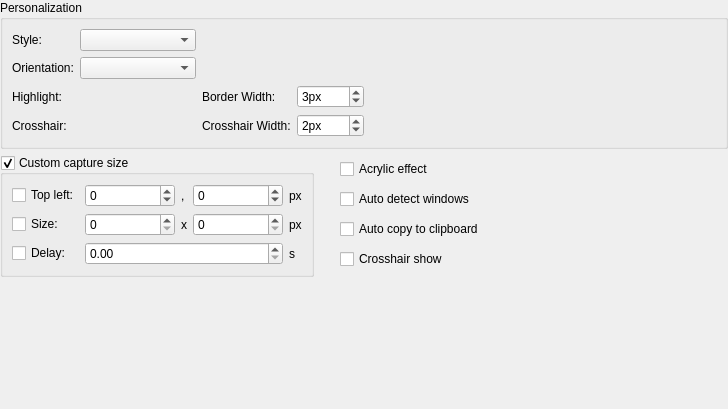
<?xml version="1.0" encoding="UTF-8"?>
<ui version="4.0">
 <class>Interface</class>
 <widget class="QWidget" name="Interface">
  <property name="geometry">
   <rect>
    <x>0</x>
    <y>0</y>
    <width>728</width>
    <height>409</height>
   </rect>
  </property>
  <property name="windowTitle">
   <string notr="true">Form</string>
  </property>
  <layout class="QVBoxLayout" name="verticalLayout_2">
   <property name="leftMargin">
    <number>0</number>
   </property>
   <property name="topMargin">
    <number>0</number>
   </property>
   <property name="rightMargin">
    <number>0</number>
   </property>
   <property name="bottomMargin">
    <number>0</number>
   </property>
   <item>
    <widget class="QGroupBox" name="groupBox">
     <property name="title">
      <string>Personalization</string>
     </property>
     <layout class="QHBoxLayout" name="horizontalLayout">
      <item>
       <widget class="QWidget" name="widget" native="true">
        <layout class="QGridLayout" name="gridLayout" columnstretch="1,4,1,1">
         <property name="leftMargin">
          <number>0</number>
         </property>
         <property name="topMargin">
          <number>0</number>
         </property>
         <property name="rightMargin">
          <number>0</number>
         </property>
         <property name="bottomMargin">
          <number>0</number>
         </property>
         <item row="3" column="0">
          <widget class="QLabel" name="label_6">
           <property name="text">
            <string>Crosshair:</string>
           </property>
          </widget>
         </item>
         <item row="3" column="1">
          <widget class="ColorPicker" name="cpCrosshair" native="true"/>
         </item>
         <item row="2" column="0">
          <widget class="QLabel" name="label_2">
           <property name="text">
            <string>Highlight:</string>
           </property>
          </widget>
         </item>
         <item row="2" column="2">
          <widget class="QLabel" name="label_3">
           <property name="text">
            <string>Border Width:</string>
           </property>
           <property name="alignment">
            <set>Qt::AlignLeading|Qt::AlignLeft|Qt::AlignVCenter</set>
           </property>
          </widget>
         </item>
         <item row="2" column="1">
          <widget class="ColorPicker" name="cpHighlight" native="true">
           <property name="sizePolicy">
            <sizepolicy hsizetype="Preferred" vsizetype="Preferred">
             <horstretch>0</horstretch>
             <verstretch>0</verstretch>
            </sizepolicy>
           </property>
          </widget>
         </item>
         <item row="0" column="1">
          <widget class="QComboBox" name="cbbStyle">
           <property name="sizePolicy">
            <sizepolicy hsizetype="Preferred" vsizetype="Fixed">
             <horstretch>0</horstretch>
             <verstretch>0</verstretch>
            </sizepolicy>
           </property>
           <property name="maximumSize">
            <size>
             <width>130</width>
             <height>16777215</height>
            </size>
           </property>
          </widget>
         </item>
         <item row="0" column="0">
          <widget class="QLabel" name="label">
           <property name="text">
            <string>Style:</string>
           </property>
          </widget>
         </item>
         <item row="3" column="3">
          <widget class="QSpinBox" name="sbCrosshairWidth">
           <property name="suffix">
            <string notr="true">px</string>
           </property>
           <property name="minimum">
            <number>1</number>
           </property>
           <property name="maximum">
            <number>1000</number>
           </property>
           <property name="value">
            <number>2</number>
           </property>
          </widget>
         </item>
         <item row="2" column="3">
          <widget class="QSpinBox" name="sbBorderWidth">
           <property name="toolTip">
            <string/>
           </property>
           <property name="wrapping">
            <bool>false</bool>
           </property>
           <property name="suffix">
            <string notr="true">px</string>
           </property>
           <property name="prefix">
            <string/>
           </property>
           <property name="minimum">
            <number>1</number>
           </property>
           <property name="maximum">
            <number>1000</number>
           </property>
           <property name="value">
            <number>3</number>
           </property>
          </widget>
         </item>
         <item row="3" column="2">
          <widget class="QLabel" name="label_4">
           <property name="text">
            <string>Crosshair Width:</string>
           </property>
           <property name="alignment">
            <set>Qt::AlignLeading|Qt::AlignLeft|Qt::AlignVCenter</set>
           </property>
          </widget>
         </item>
         <item row="1" column="0">
          <widget class="QLabel" name="label_11">
           <property name="text">
            <string>Orientation:</string>
           </property>
          </widget>
         </item>
         <item row="1" column="1">
          <widget class="QComboBox" name="cbbOrientation">
           <property name="maximumSize">
            <size>
             <width>130</width>
             <height>16777215</height>
            </size>
           </property>
          </widget>
         </item>
        </layout>
       </widget>
      </item>
      <item>
       <spacer name="horizontalSpacer">
        <property name="orientation">
         <enum>Qt::Horizontal</enum>
        </property>
        <property name="sizeHint" stdset="0">
         <size>
          <width>40</width>
          <height>20</height>
         </size>
        </property>
       </spacer>
      </item>
     </layout>
    </widget>
   </item>
   <item>
    <widget class="QWidget" name="widget_4" native="true">
     <layout class="QHBoxLayout" name="horizontalLayout_3">
      <property name="leftMargin">
       <number>0</number>
      </property>
      <property name="topMargin">
       <number>0</number>
      </property>
      <property name="rightMargin">
       <number>0</number>
      </property>
      <property name="bottomMargin">
       <number>0</number>
      </property>
      <item>
       <widget class="QGroupBox" name="gbCustomSizeEnable">
        <property name="title">
         <string>Custom capture size</string>
        </property>
        <property name="checkable">
         <bool>true</bool>
        </property>
        <layout class="QHBoxLayout" name="horizontalLayout_2">
         <item>
          <widget class="QWidget" name="widget_3" native="true">
           <layout class="QGridLayout" name="gridLayout_2">
            <property name="leftMargin">
             <number>0</number>
            </property>
            <property name="topMargin">
             <number>0</number>
            </property>
            <property name="rightMargin">
             <number>0</number>
            </property>
            <property name="bottomMargin">
             <number>0</number>
            </property>
            <item row="2" column="1" colspan="3">
             <widget class="QDoubleSpinBox" name="dsbDelay">
              <property name="suffix">
               <string/>
              </property>
              <property name="decimals">
               <number>2</number>
              </property>
              <property name="maximum">
               <double>10000.000000000000000</double>
              </property>
             </widget>
            </item>
            <item row="0" column="2">
             <widget class="QLabel" name="label_5">
              <property name="sizePolicy">
               <sizepolicy hsizetype="Fixed" vsizetype="Preferred">
                <horstretch>0</horstretch>
                <verstretch>0</verstretch>
               </sizepolicy>
              </property>
              <property name="text">
               <string>,</string>
              </property>
             </widget>
            </item>
            <item row="0" column="3">
             <widget class="QSpinBox" name="sbTop">
              <property name="minimumSize">
               <size>
                <width>90</width>
                <height>0</height>
               </size>
              </property>
              <property name="minimum">
               <number>-10000</number>
              </property>
              <property name="maximum">
               <number>10000</number>
              </property>
              <property name="singleStep">
               <number>100</number>
              </property>
             </widget>
            </item>
            <item row="0" column="0">
             <widget class="QCheckBox" name="cbTopLeft">
              <property name="text">
               <string>Top left:</string>
              </property>
             </widget>
            </item>
            <item row="1" column="0">
             <widget class="QCheckBox" name="cbSize">
              <property name="text">
               <string>Size:</string>
              </property>
             </widget>
            </item>
            <item row="2" column="0">
             <widget class="QCheckBox" name="cbDelay">
              <property name="text">
               <string>Delay:</string>
              </property>
             </widget>
            </item>
            <item row="0" column="1">
             <widget class="QSpinBox" name="sbLeft">
              <property name="sizePolicy">
               <sizepolicy hsizetype="Fixed" vsizetype="Fixed">
                <horstretch>0</horstretch>
                <verstretch>0</verstretch>
               </sizepolicy>
              </property>
              <property name="minimumSize">
               <size>
                <width>90</width>
                <height>0</height>
               </size>
              </property>
              <property name="minimum">
               <number>-10000</number>
              </property>
              <property name="maximum">
               <number>10000</number>
              </property>
              <property name="singleStep">
               <number>100</number>
              </property>
             </widget>
            </item>
            <item row="1" column="1">
             <widget class="QSpinBox" name="sbWidth">
              <property name="maximum">
               <number>10000</number>
              </property>
              <property name="singleStep">
               <number>100</number>
              </property>
             </widget>
            </item>
            <item row="1" column="2">
             <widget class="QLabel" name="label_7">
              <property name="sizePolicy">
               <sizepolicy hsizetype="Fixed" vsizetype="Preferred">
                <horstretch>0</horstretch>
                <verstretch>0</verstretch>
               </sizepolicy>
              </property>
              <property name="text">
               <string>x</string>
              </property>
             </widget>
            </item>
            <item row="1" column="3">
             <widget class="QSpinBox" name="sbHeight">
              <property name="maximum">
               <number>10000</number>
              </property>
              <property name="singleStep">
               <number>100</number>
              </property>
             </widget>
            </item>
            <item row="2" column="4">
             <widget class="QLabel" name="label_8">
              <property name="text">
               <string>s</string>
              </property>
             </widget>
            </item>
            <item row="0" column="4">
             <widget class="QLabel" name="label_9">
              <property name="text">
               <string>px</string>
              </property>
             </widget>
            </item>
            <item row="1" column="4">
             <widget class="QLabel" name="label_10">
              <property name="text">
               <string>px</string>
              </property>
             </widget>
            </item>
           </layout>
          </widget>
         </item>
        </layout>
       </widget>
      </item>
      <item>
       <spacer name="horizontalSpacer_2">
        <property name="orientation">
         <enum>Qt::Horizontal</enum>
        </property>
        <property name="sizeType">
         <enum>QSizePolicy::Fixed</enum>
        </property>
        <property name="sizeHint" stdset="0">
         <size>
          <width>20</width>
          <height>18</height>
         </size>
        </property>
       </spacer>
      </item>
      <item>
       <widget class="QWidget" name="widget_2" native="true">
        <layout class="QVBoxLayout" name="verticalLayout">
         <property name="leftMargin">
          <number>0</number>
         </property>
         <property name="topMargin">
          <number>0</number>
         </property>
         <property name="rightMargin">
          <number>0</number>
         </property>
         <property name="bottomMargin">
          <number>0</number>
         </property>
         <item>
          <widget class="QCheckBox" name="cbAcrylicEffect">
           <property name="text">
            <string>Acrylic effect</string>
           </property>
          </widget>
         </item>
         <item>
          <widget class="QCheckBox" name="cbAutoDetectWindows">
           <property name="text">
            <string>Auto detect windows</string>
           </property>
          </widget>
         </item>
         <item>
          <widget class="QCheckBox" name="cbAutoCopyToClipboard">
           <property name="text">
            <string>Auto copy to clipboard</string>
           </property>
          </widget>
         </item>
         <item>
          <widget class="QCheckBox" name="cbCrosshairShow">
           <property name="text">
            <string>Crosshair show</string>
           </property>
          </widget>
         </item>
        </layout>
       </widget>
      </item>
      <item>
       <spacer name="horizontalSpacer_3">
        <property name="orientation">
         <enum>Qt::Horizontal</enum>
        </property>
        <property name="sizeHint" stdset="0">
         <size>
          <width>389</width>
          <height>18</height>
         </size>
        </property>
       </spacer>
      </item>
     </layout>
    </widget>
   </item>
   <item>
    <spacer name="verticalSpacer">
     <property name="orientation">
      <enum>Qt::Vertical</enum>
     </property>
     <property name="sizeHint" stdset="0">
      <size>
       <width>17</width>
       <height>526</height>
      </size>
     </property>
    </spacer>
   </item>
  </layout>
 </widget>
 <customwidgets>
  <customwidget>
   <class>ColorPicker</class>
   <extends>QWidget</extends>
   <header>colorpicker.h</header>
   <container>1</container>
  </customwidget>
 </customwidgets>
 <resources/>
 <connections/>
</ui>
